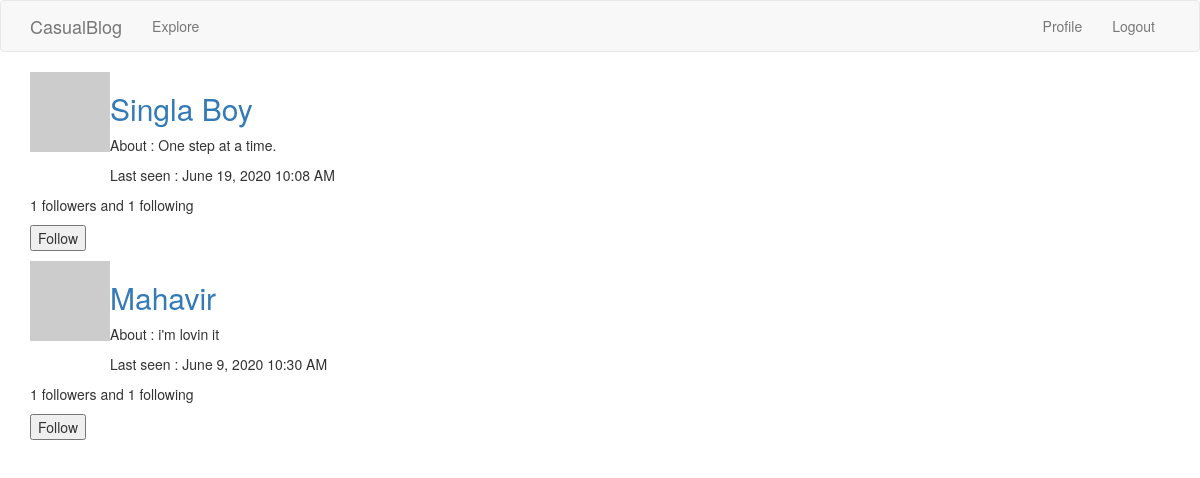
Screenshot of /index/explore (signed in) with the database file from the repository.
### app/models.py (models this page shows, shortened)
class User(UserMixin, db.Model):
	id = db.Column(db.Integer, primary_key = True)
	username = db.Column(db.String(32), index = True, unique = True)
	email = db.Column(db.String(64), unique=True)
	password_hash = db.Column(db.String(128))
	about_me = db.Column(db.String(256))
	last_seen = db.Column(db.DateTime, default=datetime.utcnow)
	blogs = db.relationship('Blog', backref='author', lazy='dynamic')
	followed = db.relationship(
				'User', secondary=followers,
				 primaryjoin=(followers.c.follower_id == id),
				 secondaryjoin=(followers.c.followed_id == id),
				 backref=db.backref('followers', lazy='dynamic'),
				 lazy='dynamic')
	def avatar(self, size):
		digest = md5(self.email.lower().encode('utf-8')).hexdigest()
		return 'https://www.gravatar.com/avatar/{}?d=identicon&s={}'.format(digest, size)
	def is_following(self,user):
		return self.followed.filter(followers.c.followed_id == user.id).count()>0

### app/routes.py (the view)
@app.route('/index/explore', methods=['GET','POST'])
@login_required
def explore():
	form = FollowForm()
	users = User.query.all()
	return render_template('explore.html', title='Explore Blogs',\
							users = users, form = form)

### app/forms.py
class FollowForm(FlaskForm):
	submit = SubmitField('Submit')

### app/models.py (called while the page is built)
@login.user_loader
def load_user(id):
	return User.query.get(int(id))

### app/routes.py (called while the page is built)
@app.before_request
def before_request():
	if current_user.is_authenticated:
		current_user.last_seen = datetime.utcnow()
		db.session.commit()

### app/templates/explore.html (shortened to what this page needs)
{%extends "base.html"%}
{% import 'bootstrap/wtf.html' as wtf%}
{%block app_content%}
	{%for user in users%}
		{%if user != current_user%}
		<table>
		<tr valign='top'>
			<td><img src = {{ user.avatar(50) }}/></td>
			<td>
			<h2><a href="{{url_for('user', username=user.username)}}">{{user.username.title()}}</a></h2>
			{% if user.about_me %}
			<p>About : {{user.about_me}}</p>
			{% endif %}
			{% if user.last_seen %}
			<p>Last seen : {{moment(user.last_seen).format('LLL')}}</p>
			{% endif %}
			</td>
		</tr>
	</table>
	<p>{{user.followers.count()}} followers and {{user.followed.count()}} following </p>
	{%if not current_user.is_following(user)%}
	<p>
		<form action="{{url_for('follow', username=user.username)}}", method='post'>
			{{form.submit(value='Follow')}}
		</form>
	</p>
	{%endif%}
	{%endif%}
{%endfor%}
{%endblock%}

### rows the page displays
User: username "Singla Boy", about_me "One step at a time.", last_seen "June 19, 2020 10:08 AM", followers.count "1", followed.count "1"
User: username "Mahavir", about_me "i'm lovin it", last_seen "June 9, 2020 10:30 AM", followers.count "1", followed.count "1"
